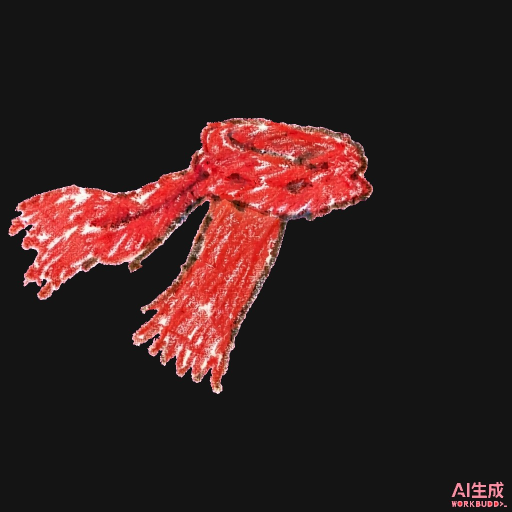
#> input picture art/source/E01_scarf_A_on_black.jpg, 1024 x 1024 px (shown at 1/2 size)
$ python cardify.py ../source/E01_scarf_A_on_black.jpg out.png
#> lines starting #> are read from the running program, lines starting #| are printed output that depends on the picture; after the words box and inside, x2 and y2 are one past the last pixel; in counts of white or black regions, pixels touching at a corner belong together
#> in cardify, im is the input picture: PIL image 1024x1024 RGB; mean R, G, B 51.6, 30.9, 30.3
#!/usr/bin/env python3
"""
cardify.py —— R2「薄卡片 2.5D」的程序化实现。

为什么要有这个脚本：
  其余候选画法（木刻/浮世绘/低多边形/斜投影）的签名效果都必须靠**逐张重画**，
  93 个资产就是 93 次手工。R2 的签名效果只有一个参数——**固定 45° 等长厚度**，
  而厚度 = 轮廓沿固定方向平移 = 可计算。
  所以只有 R2 能做到：一次实现，全部资产自动同厚度、同方向、同投影。
  这不只是省钱，是**一致性由代码保证**，不靠画师手感。

合规边界（规范 A / H）：
  - 厚度等长、方向固定 → 无近大远小 → 仍是 2D 平面（不是透视）
  - 投影是硬边 + 单一位移，不是高斯模糊
  - 不生成纸纹、不生成实物背景台
"""
import argparse
import sys
from PIL import Image, ImageFilter


def extract_mask(im):
    """取前景 mask。有 alpha 用 alpha；白底图用边界泛洪近似（阈值分离）。"""
    im = im.convert("RGBA")
#> im: PIL image 1024x1024 RGBA
    a = im.split()[-1]
#> a: PIL image 1024x1024 L; every value is 255
    if a.getextrema()[0] < 250:          # 真有 alpha
        return a.point(lambda v: 255 if v > 40 else 0), im
    # 白底：亮度 < 245 视为前景
    g = im.convert("L")
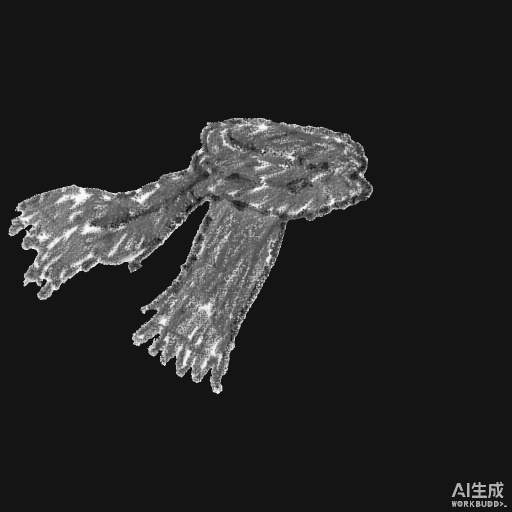
#> g: PIL image 1024x1024 L (shown at 1/2 size); min 7, max 255, mean 37
    m = g.point(lambda v: 255 if v < 245 else 0)
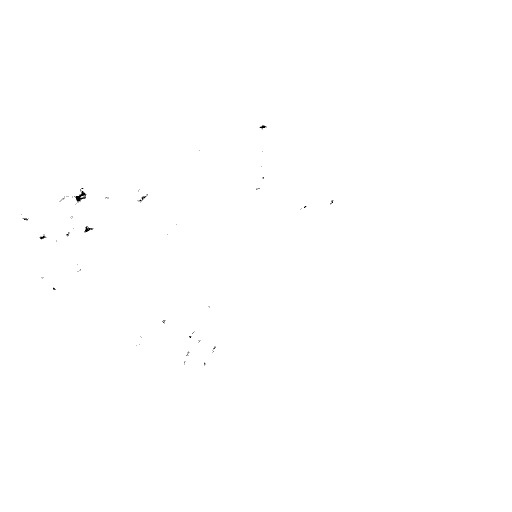
#> m: PIL image 1024x1024 L (shown at 1/2 size); 99.9% white; 82 black regions (76 under 20 px), largest, box (x1, y1, x2, y2) and area: (150, 382, 173, 404) 212, (169, 452, 187, 466) 91, (519, 250, 533, 259) 51, (79, 469, 93, 479) 50, (278, 391, 294, 403) 47, (45, 437, 56, 441) 24
    # 填内部空洞：对 mask 做一次闭运算
    m = m.filter(ImageFilter.MaxFilter(5)).filter(ImageFilter.MinFilter(5))
#> m: PIL image 1024x1024 L; 100% white; 3 black regions, box (x1, y1, x2, y2) and area: (152, 392, 161, 402) 85, (163, 385, 169, 391) 35, (171, 457, 176, 463) 30
    out = im.copy()
    out.putalpha(m)
    return m, out


def quantize(im, n):
    """把连续调压成平色。n=0 跳过。

    注意：quantize 会丢掉 alpha —— 所以 alpha 单独存，量化完再贴回，
    否则整张裁剪矩形都会变成实心色块（第一版就踩了这个坑）。
    """
    if n <= 0:
        return im
    im = im.convert("RGBA")
    alpha = im.split()[-1]
    # 透明像素的 RGB 是垃圾值（会污染调色板），先剔除
    clean = Image.new("RGB", im.size, (255, 255, 255))
    clean.paste(im.convert("RGB"), (0, 0), alpha)
    q = clean.quantize(colors=n, method=Image.MEDIANCUT, dither=Image.Dither.NONE)
    out = q.convert("RGBA")
    out.putalpha(alpha)
    return out


def extrude(mask, thickness, dx, dy, color):
    """把 mask 沿 (dx,dy) 逐步平移 thickness 次并堆叠 → 等长厚度带（平行投影）。"""
    layer = Image.new("RGBA", mask.size, (0, 0, 0, 0))
    solid = Image.new("RGBA", mask.size, color)
    for k in range(thickness, 0, -1):
        shifted = mask.transform(
            mask.size, Image.AFFINE,
            (1, 0, -dx * k, 0, 1, -dy * k),
            resample=Image.NEAREST,
        )
        layer.paste(solid, (0, 0), shifted)
    return layer


DIRS = {"se": (1, 1), "sw": (-1, 1), "ne": (1, -1), "nw": (-1, -1), "s": (0, 1)}


def cardify(src, out, thickness_ratio=0.085, colors=0,
            edge=(172, 150, 118, 255), shadow=(24, 18, 12, 55),
            shadow_mult=0.55, bg=(0, 0, 0, 0), direction="se"):
    im = Image.open(src)
    mask, cut = extract_mask(im)
    cut = quantize(cut, colors)
    bbox = mask.getbbox()
#> bbox = (0, 0, 1024, 1024)
    if bbox:
        pad = int((bbox[3] - bbox[1]) * 0.06) + 4
#> pad = 65
        box = (max(0, bbox[0] - pad), max(0, bbox[1] - pad),
               min(im.width, bbox[2] + pad), min(im.height, bbox[3] + pad))
#> box = (0, 0, 1024, 1024)
        mask, cut = mask.crop(box), cut.crop(box)

    h = mask.size[1]
#> h = 1024
    t = max(2, int(round(h * thickness_ratio)))
#> t = 87
    dx, dy = DIRS[direction]

    canvas = Image.new("RGBA", (mask.size[0] + t * 3, mask.size[1] + t * 3), bg)
#> canvas: PIL image 1285x1285 RGBA; every value is 0

    # 1) 硬投影（单一位移，无模糊）
    s = int(round(t * shadow_mult))
#> s = 48
    sm = mask.transform(mask.size, Image.AFFINE, (1, 0, -s, 0, 1, -s), resample=Image.NEAREST)
#> sm: PIL image 1024x1024 L; 90.8% white; 4 black regions, box (x1, y1, x2, y2) and area: (0, 0, 1024, 1024) 96000, (200, 440, 209, 450) 85, (211, 433, 217, 439) 35, (219, 505, 224, 511) 30
    canvas.paste(Image.new("RGBA", mask.size, shadow), (t, t), sm)
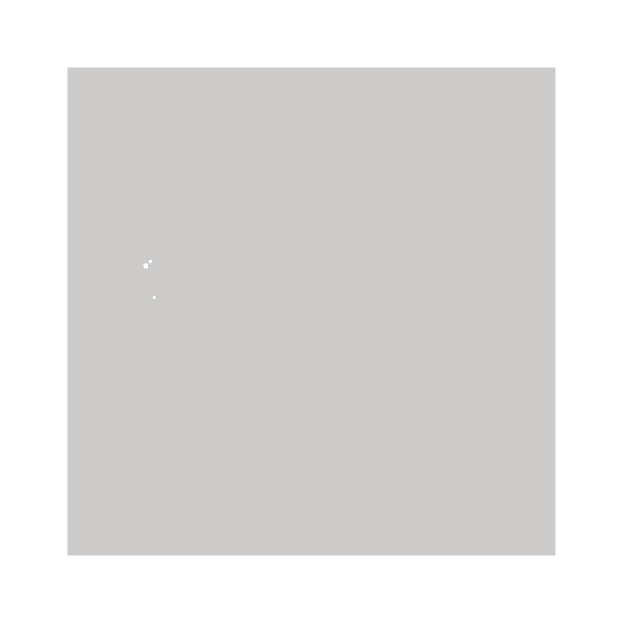
#> canvas: PIL image 1285x1285 RGBA (shown at 1/2 size); mean R, G, B, A 13.8, 10.4, 6.9, 31.7; transparent parts drawn white

    # 2) 厚度带（墨色）
    canvas.alpha_composite(extrude(mask, t, dx, dy, edge), (t, t))
#> in extrude, `layer = Image.new("RGBA", mask.size, (0, 0, 0, 0))`: layer: PIL image 1024x1024 RGBA; every value is 0
#> in extrude, `solid = Image.new("RGBA", mask.size, color)`:
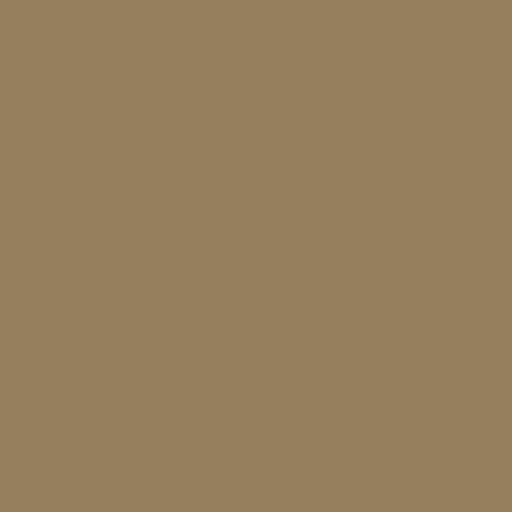
#> solid: PIL image 1024x1024 RGBA (shown at 1/2 size); mean R, G, B, A 150, 128, 92, 255
#> the loop in extrude, `for k in range(thickness, 0, -1):` made 87 passes
#> pass 1, in extrude, `shifted = mask.transform( mask.size, Image.AFFINE, (1, 0, -dx * k, 0, ..`:
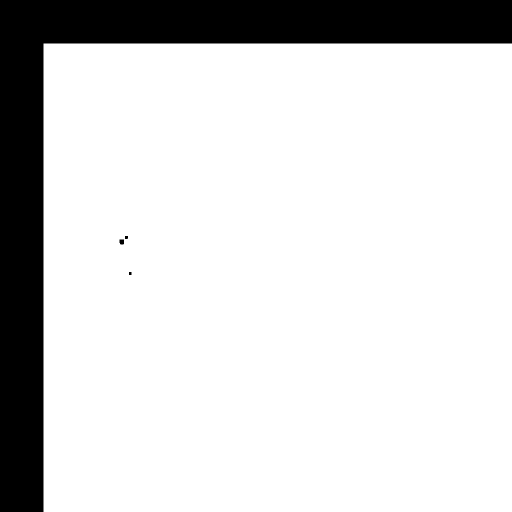
#> shifted: PIL image 1024x1024 L (shown at 1/2 size); 83.7% white; 4 black regions, box (x1, y1, x2, y2) and area: (0, 0, 1024, 1024) 170607, (239, 479, 248, 489) 85, (250, 472, 256, 478) 35, (258, 544, 263, 550) 30
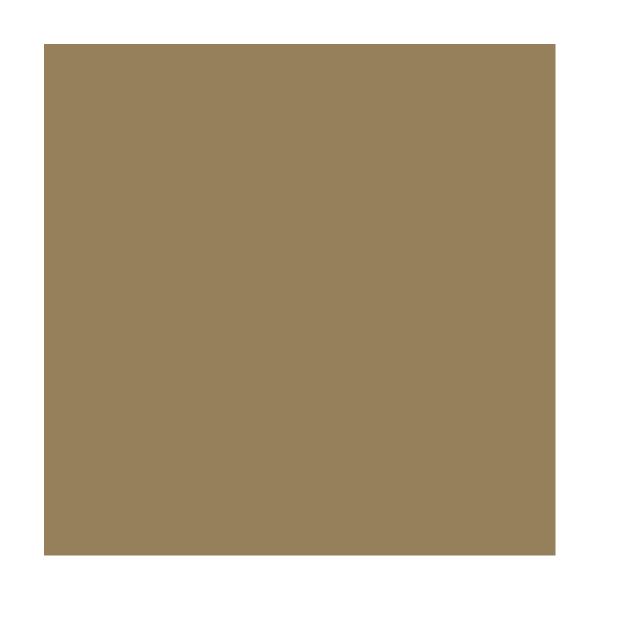
#> canvas: PIL image 1285x1285 RGBA (shown at 1/2 size); mean R, G, B, A 95.1, 81.1, 58.3, 161.6; transparent parts drawn white

    # 3) 卡片正面
    canvas.alpha_composite(cut, (t, t))
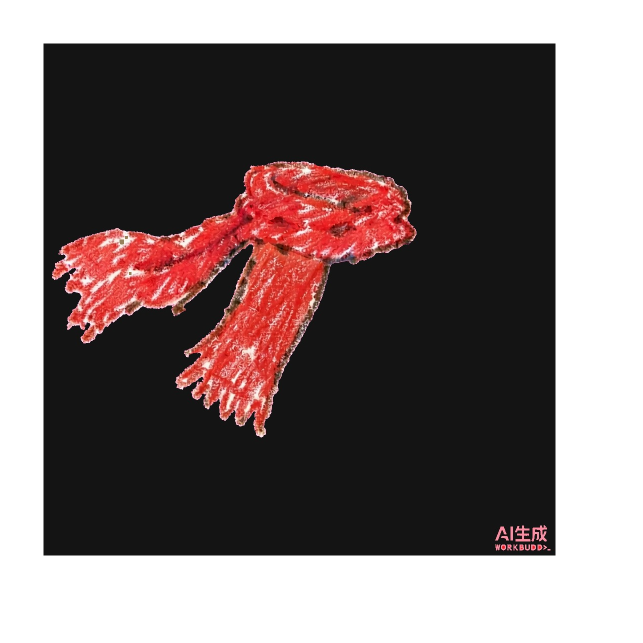
#> canvas: PIL image 1285x1285 RGBA (shown at 1/2 size); mean R, G, B, A 32.7, 19.6, 19.2, 161.9; transparent parts drawn white
    if bg[3] == 0:
        canvas.save(out)
    else:
        canvas.convert("RGB").save(out, quality=95)
    print(f"OK {out}  size={canvas.size} thickness={t}px ({thickness_ratio:.3f}*h)")
#| OK out.png  size=(1285, 1285) thickness=87px (0.085*h)


if __name__ == "__main__":
    p = argparse.ArgumentParser()
    p.add_argument("src")
    p.add_argument("out")
    p.add_argument("--ratio", type=float, default=0.085)
    p.add_argument("--colors", type=int, default=0)
    p.add_argument("--dir", default="se", choices=list(DIRS))
    p.add_argument("--edge", default="96805c")
    a = p.parse_args()
    e = a.edge.lstrip("#")
    edge = (int(e[0:2], 16), int(e[2:4], 16), int(e[4:6], 16), 255)
    cardify(a.src, a.out, thickness_ratio=a.ratio, colors=a.colors,
            edge=edge, direction=a.dir)

$ run again, on art/source/E02_player_front_on_black.jpg
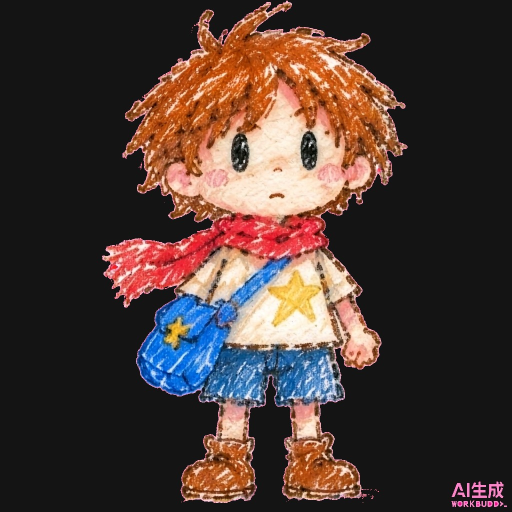
#> input picture art/source/E02_player_front_on_black.jpg, 1024 x 1024 px (shown at 1/2 size)
#> in cardify, im is the input picture: PIL image 1024x1024 RGB; mean R, G, B 74.8, 57.7, 52.5
#> im: PIL image 1024x1024 RGBA
#> a: PIL image 1024x1024 L; every value is 255
#> in extract_mask, `m = m.filter(ImageFilter.MaxFilter(5)).filter(ImageFilter.MinFilter(5))`:
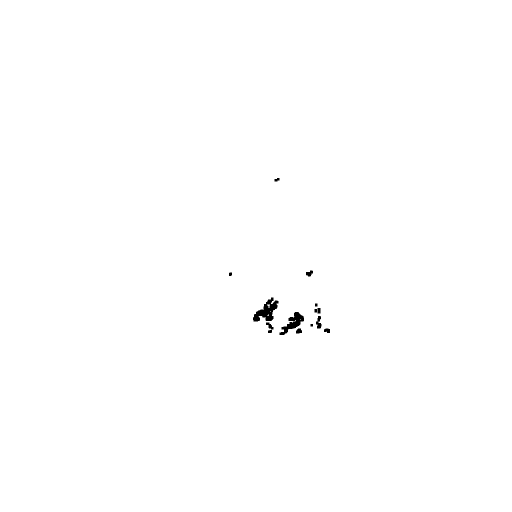
#> m: PIL image 1024x1024 L (shown at 1/2 size); 99.7% white; 14 black regions, largest, box (x1, y1, x2, y2) and area: (506, 595, 557, 643) 1161, (559, 624, 608, 670) 869, (632, 632, 643, 657) 173
#> bbox = (0, 0, 1024, 1024)
#> pad = 65
#> box = (0, 0, 1024, 1024)
#> sm: PIL image 1024x1024 L; 90.6% white; 15 black regions, largest, box (x1, y1, x2, y2) and area: (0, 0, 1024, 1024) 96000, (554, 643, 605, 691) 1161, (607, 672, 656, 718) 869
#> in cardify, `canvas.alpha_composite(cut, (t, t))`:
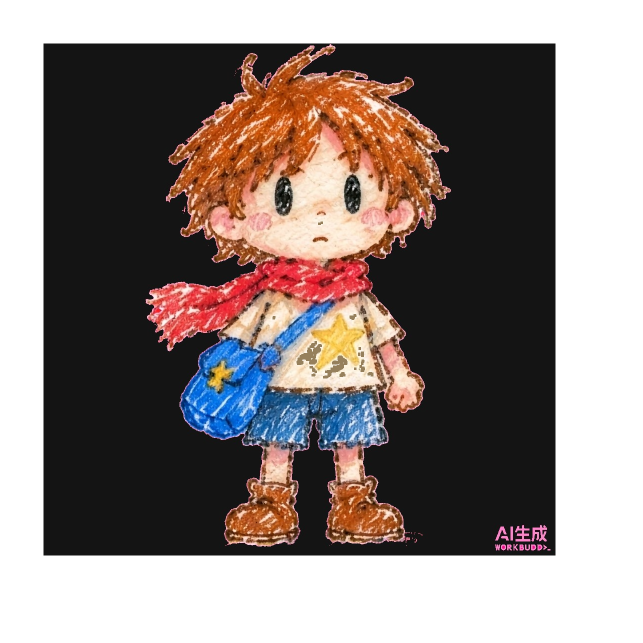
#> canvas: PIL image 1285x1285 RGBA (shown at 1/2 size); mean R, G, B, A 47.3, 36.4, 33.1, 161.9; transparent parts drawn white
#| OK out.png  size=(1285, 1285) thickness=87px (0.085*h)
